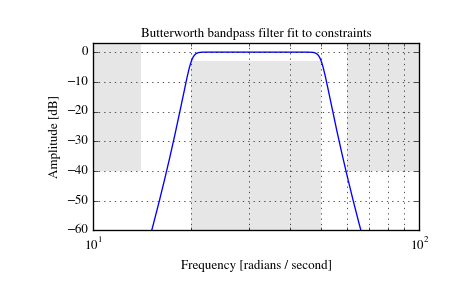

Here is the Python script that generated this plot:
# Design an analog bandpass filter with passband within 3 dB from 20 to
# 50 rad/s, while rejecting at least -40 dB below 14 and above 60 rad/s.
# Plot its frequency response, showing the passband and stopband
# constraints in gray.

from scipy import signal
import matplotlib.pyplot as plt

N, Wn = signal.buttord([20, 50], [14, 60], 3, 40, True)
b, a = signal.butter(N, Wn, 'band', True)
w, h = signal.freqs(b, a, np.logspace(1, 2, 500))
plt.semilogx(w, 20 * np.log10(abs(h)))
plt.title('Butterworth bandpass filter fit to constraints')
plt.xlabel('Frequency [radians / second]')
plt.ylabel('Amplitude [dB]')
plt.grid(which='both', axis='both')
plt.fill([1,  14,  14,   1], [-40, -40, 99, 99], '0.9', lw=0) # stop
plt.fill([20, 20,  50,  50], [-99, -3, -3, -99], '0.9', lw=0) # pass
plt.fill([60, 60, 1e9, 1e9], [99, -40, -40, 99], '0.9', lw=0) # stop
plt.axis([10, 100, -60, 3])
plt.show()
